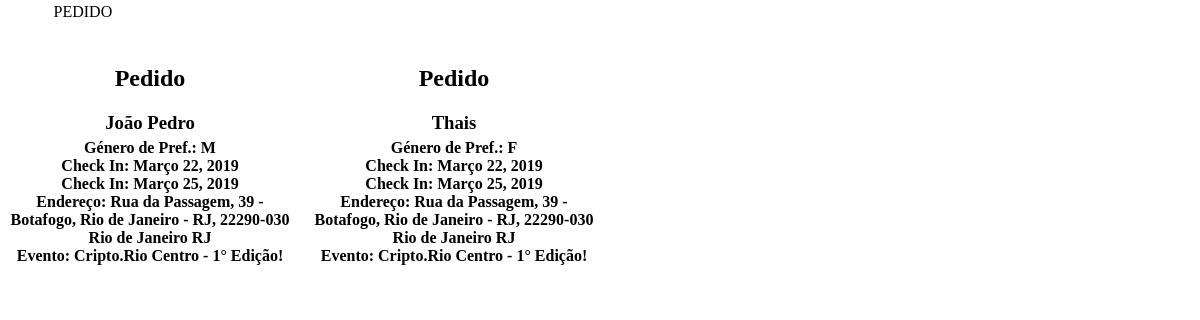
The page /list/ on the database as committed earlier.
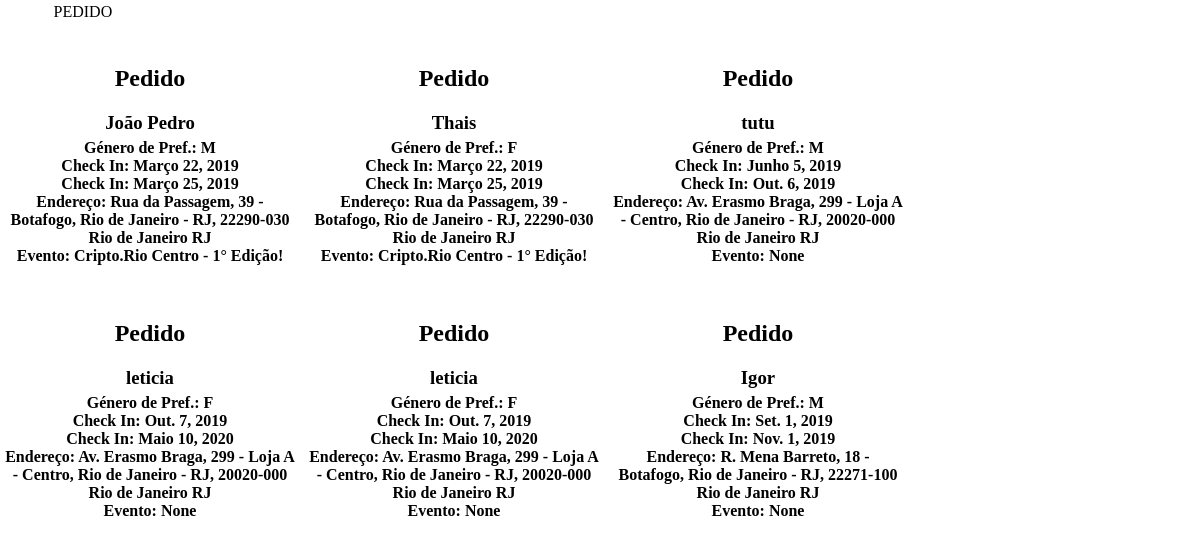
The same page on the database as committed later.
### hotelshare/models/request.py (models this page shows, shortened)
class Request(models.Model):
    user = models.ForeignKey('user', blank=False, on_delete=models.CASCADE)
    adress = models.ForeignKey('local', blank=False, null=False, default='', on_delete=models.CASCADE)
    event = models.ForeignKey('event', blank=True, null=True, default='', on_delete=models.CASCADE)
    gender_pref = models.CharField(choices=GENDER_CHOICES, max_length=100)
    checkin = models.DateField(blank=False, null=False)
    checkout = models.DateField(blank=False, null=False)
    class Meta:
        abstract = False
        verbose_name_plural = "Pedidos"
        verbose_name = "Pedido"

### hotelshare/models/user.py (models this page shows, shortened)
class User(models.Model):
    name = models.CharField(max_length=200)
    birthday = models.DateField(blank=False, null=False)
    cpf = models.CharField(max_length=14, unique=True)
    email = models.CharField(max_length=200, unique=True)
    """"
        What's the Meta?

        This is just a class container with some options (metadata)
        attached to the model. It defines such things as available
        permissions, associated database table name, whether the model
        is abstract or not, singular and plural versions of the name etc.
    """
    class Meta:
        abstract = False
        verbose_name_plural = "Usuários"
        verbose_name = "Usuário"
    """
        What's the __str__?

        Use __str__ if you have a class, and you'll want an informative/informal
        output, whenever you use this object as part of string. E.g. you can
        define __str__ methods for Django models, which then gets rendered in
        the Django administration interface. Instead of something like
        <Model object> you'll get like first and last name of a person, the name
        and date of an event, etc.
    """
    def __str__(self):
        return self.name
    """
        About @classmethod and @staticmethod
        https://www.programiz.com/python-programming/methods/built-in/classmethod
    """

### hotelshare/models/local.py (models this page shows, shortened)
class Local(models.Model):
    adress = models.CharField(max_length=300, default='')
    country = models.CharField(max_length=100)
    state = models.CharField(max_length=100)
    city = models.CharField(max_length=100)
    class Meta:
        abstract = False
        verbose_name_plural = "Locais"
        verbose_name = "Local"
    def __str__(self):
        return '{} {} {}'.format(self.adress, self.city, self.state)

### hotelshare/models/event.py (models this page shows, shortened)
class Event(models.Model):
    name = models.CharField(max_length=150)
    adress = models.ForeignKey('Local', blank=True, default='', on_delete=models.CASCADE)
    start_date = models.DateField(blank=False, null=False)
    end_date = models.DateField(blank=False, null=False)
    site = models.URLField(max_length=200)
    def __str__(self):
        return self.name
    class Meta:
        abstract = False
        verbose_name_plural = "Eventos"
        verbose_name = "Evento"

### hotelshare/views.py (the view)
# urls.py: path('list/', list, name='list')
def list(request):
    req = Request.objects.all()
    ctx = {'request': req, }
    return render(request, "list.html", ctx)

### hotelshare/templates/list.html (shortened to what this page needs)
{% load static %}
<!DOCTYPE html>
<html lang="en">
    <head>
        <link rel="stylesheet" href="https://unpkg.com/material-components-web@latest/dist/material-components-web.min.css">
        <link rel="stylesheet" href="https://use.fontawesome.com/releases/v5.7.2/css/all.css">
        <link rel="stylesheet" href="{% static 'css/list-style.css' %}">
    </head>
    <body>
         <header class="mdc-top-app-bar mdc-elevation--z2">
             <div>
                 <a class="fas fa-arrow-left" href="/"></a>
                  <span class="main-title mdc-top-app-bar__title">PEDIDO</span>
             </div>
        </header>
        {% for r in request %}
        <div class="mdc-card request-card-primary">
              <div class="request-card">
                  <h2 class="request-card-title mdc-typography mdc-typography--headline6">Pedido</h2>
                  <h3 class="request-card-subtitle mdc-typography mdc-typography--subtitle2"><b>{{ r.user }}</b></h3>
                  <h4 class="request-card-info mdc-typography mdc-typography--body2">
                      <b>Género de Pref.:</b> {{ r.gender_pref }}
                      <br>
                      <b>Check In:</b> {{ r.checkin }}
                      <br>
                      <b>Check In:</b> {{ r.checkout }}
                      <br>
                      <b>Endereço:</b> {{ r.adress }}
                      <br>
                      <b>Evento:</b> {{ r.event }}
                  </h4>
              </div>
          </div>
        {%  endfor %}
    </body>
</html>

### hotelshare/static/css/list-style.css (style rules this page uses)
body { margin: 0px; }
.mdc-top-app-bar { position: absolute; top: 0; margin-bottom: 40px; }
.main-title { position: relative; text-align: center; left: 40%; }
.fas, .fa-arrow-left { position: relative; color: white; font-size: 20px; left: 15%; text-decoration: none; }
.request-card { text-align: center; }
.request-card-primary { position: relative; display: inline-block; top: 30px; margin-top: 15px; width: 300px }
.request-card-subtitle { margin: 5px 5px 0px 5px; }
.request-card-info { margin: 5px 5px 20px 5px; }

Rows that differ between the two databases and show on the page:
added Request: user "tutu", gender_pref "M", checkin "Junho 5, 2019", checkout "Out. 6, 2019", adress "Av. Erasmo Braga, 299 - Loja A - Centro, Rio de Janeiro - RJ, 20020-000 Rio de Janeiro RJ", event "None"
added Request: user "leticia", gender_pref "F", checkin "Out. 7, 2019", checkout "Maio 10, 2020", adress "Av. Erasmo Braga, 299 - Loja A - Centro, Rio de Janeiro - RJ, 20020-000 Rio de Janeiro RJ", event "None"
added Request: user "leticia", gender_pref "F", checkin "Out. 7, 2019", checkout "Maio 10, 2020", adress "Av. Erasmo Braga, 299 - Loja A - Centro, Rio de Janeiro - RJ, 20020-000 Rio de Janeiro RJ", event "None"
added Request: user "Igor", gender_pref "M", checkin "Set. 1, 2019", checkout "Nov. 1, 2019", adress "R. Mena Barreto, 18 - Botafogo, Rio de Janeiro - RJ, 22271-100 Rio de Janeiro RJ", event "None"
